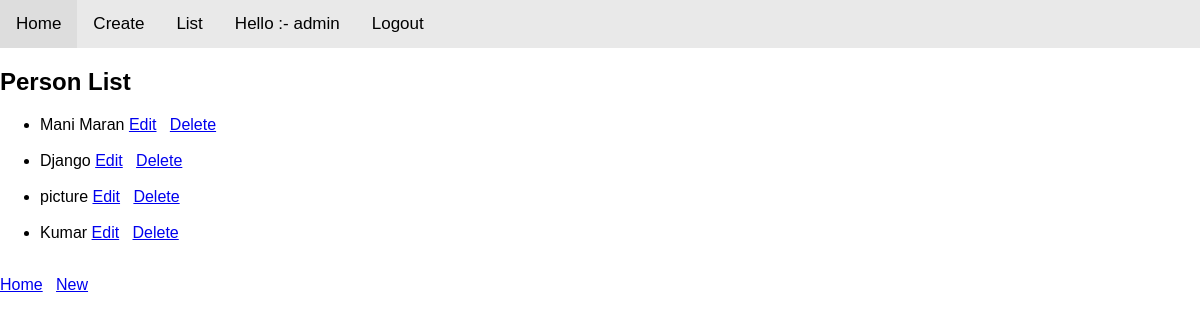
/howdy/person_list (signed in), run on the app's committed database.
### howdy/models.py (models this page shows, shortened)
class Person(models.Model):
	name = models.CharField(max_length=200)
	datestamp = models.DateTimeField(auto_now_add=True)
	description = models.TextField(max_length=200, blank=True, null=True)
	image = models.FileField(blank=True, upload_to='uploads/')

### howdy/views.py (the view)
# urls.py: path('person_list', views.PersonList.as_view(),  name='person_list'),
class PersonList(ListView):
    model = Person

### howdy/templates/howdy/person_list.html
 {% extends 'howdy/base.html' %}
{% block body %}
    <h2>Person List</h2>
    <ul>
        {% for publisher in object_list %}
            <li>{{ publisher.name }}
            	<a href="{% url 'howdy:person_edit'   publisher.id %}">Edit</a> &nbsp
            	<a href="{% url 'howdy:person_delete' publisher.id %}">Delete</a></li><br>
        {% endfor %}
    </ul>
    <a href="{% url 'howdy:index' %}">Home</a> &nbsp <a href="{% url 'howdy:person_new' %}">New</a>
{% endblock %}

### howdy/templates/howdy/base.html (shortened to what this page needs)
<html>
    <head>
        {% load staticfiles %}
        <link rel="stylesheet" type="text/css" href="{% static 'howdy/css/style.css' %}">
    </head>
    <body>
<div class="topnav">
  <a href="{% url 'howdy:index' %}">Home</a>
  {% if request.user.is_authenticated %}
    <a href="{% url 'howdy:person_new' %}">Create</a>
    <a href="{% url 'howdy:person_list' %}">List</a>
    <a href="">Hello :- {{user.username}}</a>
    <a href="{% url 'howdy:logout' %}">Logout</a>
  {% else %}
    <a href="{% url 'howdy:register' %}" style="text-align: right;">Register</a>
    <a href="{% url 'howdy:login' %}">Login</a>
  {% endif %}
</div>
{% block body %}{% endblock %}
    </body>
</html>

### howdy/static/howdy/css/style.css (style rules this page uses)
* { box-sizing: border-box; }
body { margin: 0; font-family: Arial, Helvetica, sans-serif; }
.topnav { overflow: hidden; background-color: #e9e9e9; }
.topnav a { float: left; display: block; color: black; text-align: center; padding: 14px 16px; text-decoration: none; font-size: 17px; }

### data on the page
Person: name "Mani Maran"
Person: name "Django"
Person: name "picture"
Person: name "Kumar"

### other printed values
{{ user.username }} "admin"
